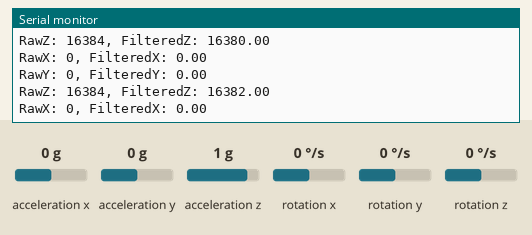
A sketch run on a simulated Arduino Uno, built with avr-gcc and run on an emulated ATmega328P. Parts: the last lines printed to the serial monitor. The test bench sets the inputs (shaded band); at power-on: acceleration x 0 g, acceleration y 0 g, acceleration z 1 g, rotation x 0 °/s, rotation y 0 °/s, rotation z 0 °/s. No radio packets arrive unless stated.

Above: at 1.2 s.
1.3 s: acceleration x set to -1.4 g
At 2.4 s:
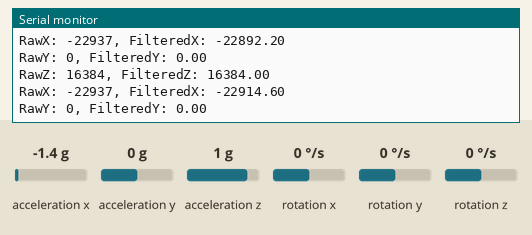
4.3 s: acceleration y set to -1.4 g
At 5.0 s:
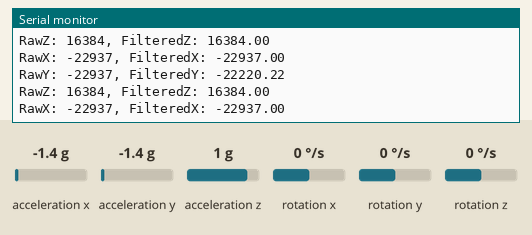
7.3 s: acceleration z set to 0 g
At 8.1 s:
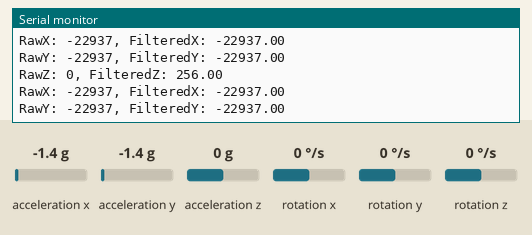
10.3 s: acceleration x set to 0 g
At 11.4 s:
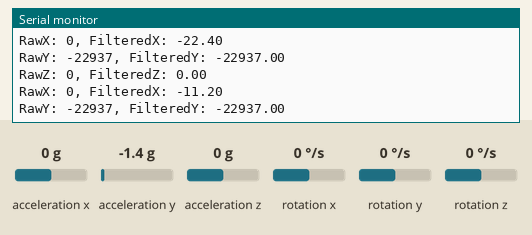
13.3 s: acceleration y set to 0 g
At 13.8 s:
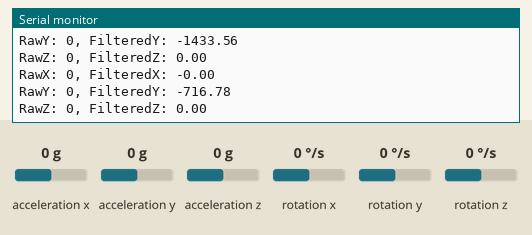
16.3 s: acceleration z set to 0.8 g
At 16.9 s:
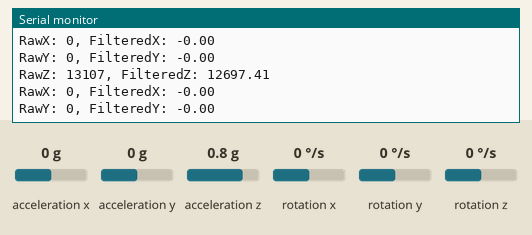
Timing chart, 0 to 19.3 s (numbered marks = the images above; inputs shaded):
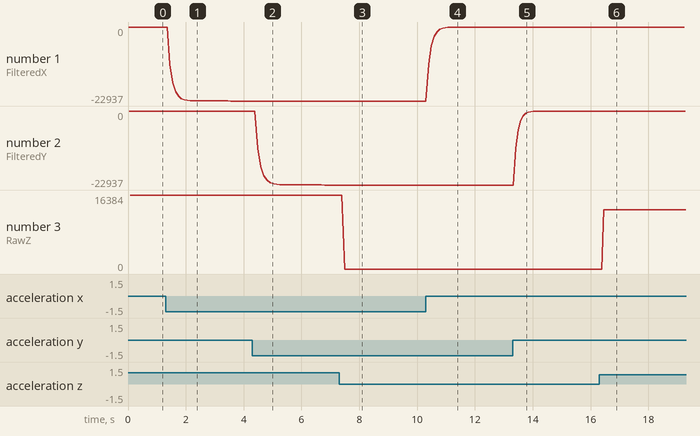

The sketch:

IMU_+_Noise_Reduction_Code.ino
```cpp
#include <nRF24L01.h>
#include <RF24.h>
RF24 radio(3, 4);

long f=1;
long b=2;
long l=3;
long r=4;
long s=0;

float filteredValueX=0;
float filteredValueY=0;
float filteredValueZ=0;

float alpha=0.5;

#include <Wire.h>
#include <SPI.h>
#include <MPU6050.h>

const byte address[6] = "0x1234567890LL";

MPU6050 mpu;

// Variables to hold raw IMU data
int16_t ax, ay, az;
int16_t gx, gy, gz;

const int threshold = 10000; // Adjust this threshold based on your specific needs

void setup () {
  Serial.begin(9600);
  Serial.begin(9600);
  Serial.begin(9600);
  Serial.begin(9600);
  Wire.begin(); // Initialize I2C
  mpu.initialize(); // Initialize MPU6050

  // Check if MPU6050 is connected
  if (!mpu.testConnection()) {
    Serial.println("MPU6050 connection failed");
    while (1);
  }
  Serial.println("MPU6050 connected");
  radio.begin();
  radio.setChannel(5);
  radio.setDataRate (RF24_1MBPS);
  radio.setPALevel (RF24_PA_HIGH);
  radio.openWritingPipe (0x1234567890LL);
}
void loop () {
  // Read raw IMU data
  mpu.getMotion6(&ax, &ay, &az, &gx, &gy, &gz);
  ax = mpu.getAccelerationX();
  filteredValueX = alpha * ax + (1 - alpha) * filteredValueX;
  ay = mpu.getAccelerationY();
  filteredValueY = alpha * ay + (1 - alpha) * filteredValueY;
  az = mpu.getAccelerationZ();
  filteredValueZ = alpha * az + (1 - alpha) * filteredValueZ;

  Serial.print ("RawX: ");
  Serial.print(ax);
  Serial.print(", FilteredX: ");
  Serial.println(filteredValueX);

  Serial.print ("RawY: ");
  Serial.print(ay);
  Serial.print(", FilteredY: ");
  Serial.println(filteredValueY);

  Serial.print ("RawZ: ");
  Serial.print(az);
  Serial.print(", FilteredZ: ");
  Serial.println(filteredValueZ);

  if (filteredValueX > threshold) {
    radio.write (&f, sizeof(f));
    //Serial.println("f");
  }
  else if (filteredValueX < -threshold) {
    radio.write (&b, sizeof(b));
    //Serial.println("b");
  }
  else if (filteredValueY > threshold) {
    radio.write (&l, sizeof(l));
    //Serial.println("l");
  }
  else if (filteredValueY < -threshold) {
    radio.write (&r, sizeof(r));
    //Serial.println("r");
  }
  else {
    radio.write (&s, sizeof(s));
    //Serial.println("s");
  }
}
```

Measured:
- after the input at 1.3 s, the serial monitor: prints a new line after 0.15 s (image 1)
- after the input at 4.3 s, the serial monitor: prints a new line after 0.18 s (image 2)
- after the input at 7.3 s, the serial monitor: prints a new line after 0.20 s (image 3)
- after the input at 10.3 s, the serial monitor: prints a new line after 0.10 s (image 4)
- after the input at 13.3 s, the serial monitor: prints a new line after 0.11 s (image 5)
- after the input at 16.3 s, the serial monitor: prints a new line after 0.16 s (image 6)
- plotted number 1: 0 → -22937 after the input at 1.3 s
- plotted number 3: 0 → 13107 after the input at 16.3 s
